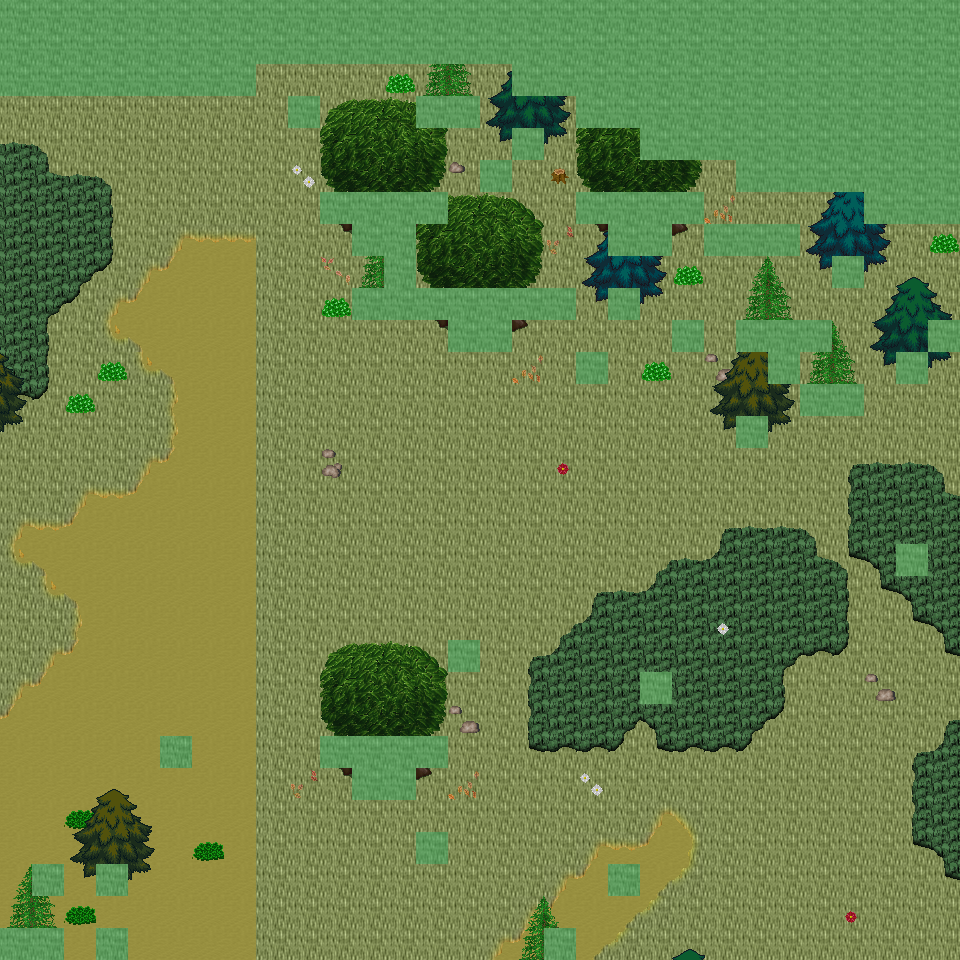

A level layout from a 2D game, rendered from its tile map. Below: a short description, then the map file with tile-grid data replaced by summaries:
An orthogonal 30x30 tile map with 32x32 px tiles, 6 tile layers (Ground, Object, Object2, Above, ...), 48 tilesets and 4 objects (4x mapExit).

<map version="1.0" orientation="orthogonal" renderorder="right-down" width="30" height="30" tilewidth="32" tileheight="32" nextobjectid="5">
  <tileset firstgid="1" name="tileset_ground_ground" tilewidth="32" tileheight="32" tilecount="33" columns="3">
    <image source="../drawable/tileset_ground_ground.png" width="96" height="352" />
  </tileset>
  <tileset firstgid="34" name="tileset_ground_ground_2" tilewidth="32" tileheight="32" tilecount="4" columns="4">
    <image source="../drawable/tileset_ground_ground_2.png" width="128" height="32" />
  </tileset>
  <tileset firstgid="38" name="tileset_ground_ridge_earth_dark" tilewidth="32" tileheight="32" tilecount="96" columns="12">
    <image source="../drawable/tileset_ground_ridge_earth_dark.png" width="384" height="256" />
  </tileset>
  <tileset firstgid="134" name="tileset_plant_grasses" tilewidth="32" tileheight="32" tilecount="6" columns="3">
    <image source="../drawable/tileset_plant_grasses.png" width="96" height="64" />
  </tileset>
  <tileset firstgid="140" name="tileset_plant_bush_bushes" tilewidth="32" tileheight="32" tilecount="10" columns="5">
    <image source="../drawable/tileset_plant_bush_bushes.png" width="160" height="64" />
  </tileset>
  <tileset firstgid="150" name="tileset_plant_flower_daisy_white" tilewidth="32" tileheight="32" tilecount="8" columns="2">
    <image source="../drawable/tileset_plant_flower_daisy_white.png" width="64" height="128" />
  </tileset>
  <tileset firstgid="158" name="tileset_building_fence_fence_chunky" tilewidth="32" tileheight="32" tilecount="21" columns="3">
    <image source="../drawable/tileset_building_fence_fence_chunky.png" width="96" height="224" />
  </tileset>
  <tileset firstgid="179" name="tileset_ground_rock_rocks_2" tilewidth="32" tileheight="32" tilecount="4" columns="2">
    <image source="../drawable/tileset_ground_rock_rocks_2.png" width="64" height="64" />
  </tileset>
  <tileset firstgid="183" name="tileset_building_roof_green" tilewidth="32" tileheight="32" tilecount="20" columns="5">
    <image source="../drawable/tileset_building_roof_green.png" width="160" height="128" />
  </tileset>
  <tileset firstgid="203" name="tileset_building_wall_wall_brown" tilewidth="32" tileheight="32" tilecount="12" columns="3">
    <image source="../drawable/tileset_building_wall_wall_brown.png" width="96" height="128" />
  </tileset>
  <tileset firstgid="215" name="tileset_plant_flower_daisy_red" tilewidth="32" tileheight="32" tilecount="8" columns="2">
    <image source="../drawable/tileset_plant_flower_daisy_red.png" width="64" height="128" />
  </tileset>
  <tileset firstgid="223" name="tileset_item_corpse_huge_animal" tilewidth="32" tileheight="32" tilecount="16" columns="2">
    <image source="../drawable/tileset_item_corpse_huge_animal.png" width="64" height="256" />
  </tileset>
  <tileset firstgid="239" name="tileset_plant_stump_rectangular" tilewidth="32" tileheight="32" tilecount="4" columns="2">
    <image source="../drawable/tileset_plant_stump_rectangular.png" width="64" height="64" />
  </tileset>
  <tileset firstgid="243" name="tileset_ground_rock_pebbles" tilewidth="32" tileheight="32" tilecount="3" columns="1">
    <image source="../drawable/tileset_ground_rock_pebbles.png" width="32" height="96" />
  </tileset>
  <tileset firstgid="246" name="tileset_plant_tree_tree_green" tilewidth="32" tileheight="32" tilecount="88" columns="8">
    <image source="../drawable/tileset_plant_tree_tree_green.png" width="256" height="352" />
  </tileset>
  <tileset firstgid="334" name="tileset_item_pot_dark_barrel" tilewidth="32" tileheight="32" tilecount="2" columns="1">
    <image source="../drawable/tileset_item_pot_dark_barrel.png" width="32" height="64" />
  </tileset>
  <tileset firstgid="336" name="tileset_plant_leaves" tilewidth="32" tileheight="32" tilecount="8" columns="4">
    <image source="../drawable/tileset_plant_leaves.png" width="128" height="64" />
  </tileset>
  <tileset firstgid="344" name="tileset_item_statue_cross" tilewidth="32" tileheight="32" tilecount="1" columns="1">
    <image source="../drawable/tileset_item_statue_cross.png" width="32" height="32" />
  </tileset>
  <tileset firstgid="345" name="tileset_ground_ladder_vertical_dark" tilewidth="32" tileheight="32" tilecount="3" columns="3">
    <image source="../drawable/tileset_ground_ladder_vertical_dark.png" width="96" height="32" />
  </tileset>
  <tileset firstgid="348" name="tileset_furniture_light_dark_torch" tilewidth="32" tileheight="32" tilecount="8" columns="2">
    <image source="../drawable/tileset_furniture_light_dark_torch.png" width="64" height="128" />
  </tileset>
  <tileset firstgid="356" name="tileset_building_door_door_n" tilewidth="32" tileheight="32" tilecount="6" columns="3">
    <image source="../drawable/tileset_building_door_door_n.png" width="96" height="64" />
  </tileset>
  <tileset firstgid="362" name="tileset_building_window_window_long" tilewidth="32" tileheight="32" tilecount="3" columns="3">
    <image source="../drawable/tileset_building_window_window_long.png" width="96" height="32" />
  </tileset>
  <tileset firstgid="365" name="tileset_building_roof_yellow" tilewidth="32" tileheight="32" tilecount="20" columns="5">
    <image source="../drawable/tileset_building_roof_yellow.png" width="160" height="128" />
  </tileset>
  <tileset firstgid="385" name="tileset_plant_vine" tilewidth="32" tileheight="32" tilecount="3" columns="1">
    <image source="../drawable/tileset_plant_vine.png" width="32" height="96" />
  </tileset>
  <tileset firstgid="388" name="tileset_logic_portal" tilewidth="32" tileheight="32" tilecount="24" columns="8">
    <image source="../drawable/tileset_logic_portal.png" width="256" height="96" />
  </tileset>
  <tileset firstgid="412" name="tileset_logic_collision" tilewidth="32" tileheight="32" tilecount="1" columns="1">
    <image source="../drawable/tileset_logic_collision.png" width="32" height="32" />
  </tileset>
  <tileset firstgid="413" name="tileset_logic_protection" tilewidth="32" tileheight="32" tilecount="2" columns="2">
    <image source="../drawable/tileset_logic_protection.png" width="64" height="32" />
  </tileset>
  <tileset firstgid="415" name="tileset_ground_green_paving" tilewidth="32" tileheight="32" tilecount="18" columns="3">
    <image source="../drawable/tileset_ground_green_paving.png" width="96" height="192" />
  </tileset>
  <tileset firstgid="433" name="tileset_ground_grass_2" tilewidth="32" tileheight="32" tilecount="21" columns="3">
    <image source="../drawable/tileset_ground_grass_2.png" width="96" height="224" />
  </tileset>
  <tileset firstgid="454" name="tileset_ground_earth_edges" tilewidth="32" tileheight="32" tilecount="18" columns="6">
    <image source="../drawable/tileset_ground_earth_edges.png" width="192" height="96" />
  </tileset>
  <tileset firstgid="472" name="tileset_ground_grass_corners" tilewidth="32" tileheight="32" tilecount="24" columns="6">
    <image source="../drawable/tileset_ground_grass_corners.png" width="192" height="128" />
  </tileset>
  <tileset firstgid="496" name="tileset_ground_earth_edges_yellowgreen" tilewidth="32" tileheight="32" tilecount="15" columns="5">
    <image source="../drawable/tileset_ground_earth_edges_yellowgreen.png" width="160" height="96" />
  </tileset>
  <tileset firstgid="511" name="tileset_ground_water_pool" tilewidth="32" tileheight="32" tilecount="72" columns="3">
    <image source="../drawable/tileset_ground_water_pool.png" width="96" height="768" />
  </tileset>
  <tileset firstgid="583" name="tileset_building_house_pink_blue" tilewidth="32" tileheight="32" tilecount="99" columns="11">
    <image source="../drawable/tileset_building_house_pink_blue.png" width="352" height="288" />
  </tileset>
  <tileset firstgid="682" name="tileset_plant_flower_foxgloves" tilewidth="32" tileheight="32" tilecount="4" columns="2">
    <image source="../drawable/tileset_plant_flower_foxgloves.png" width="64" height="64" />
  </tileset>
  <tileset firstgid="686" name="tileset_plant_tree_evergreen" tilewidth="32" tileheight="32" tilecount="36" columns="3">
    <image source="../drawable/tileset_plant_tree_evergreen.png" width="96" height="384" />
  </tileset>
  <tileset firstgid="722" name="tileset_plant_tree_spruce" tilewidth="32" tileheight="32" tilecount="6" columns="2">
    <image source="../drawable/tileset_plant_tree_spruce.png" width="64" height="96" />
  </tileset>
  <tileset firstgid="728" name="tileset_plant_bush_large_green" tilewidth="32" tileheight="32" tilecount="9" columns="3">
    <image source="../drawable/tileset_plant_bush_large_green.png" width="96" height="96" />
  </tileset>
  <tileset firstgid="737" name="tileset_plant_stump_hollow_logs" tilewidth="32" tileheight="32" tilecount="6" columns="3">
    <image source="../drawable/tileset_plant_stump_hollow_logs.png" width="96" height="64" />
  </tileset>
  <tileset firstgid="743" name="tileset_plant_stump_small_stump" tilewidth="32" tileheight="32" tilecount="4" columns="2">
    <image source="../drawable/tileset_plant_stump_small_stump.png" width="64" height="64" />
  </tileset>
  <tileset firstgid="747" name="tileset_plant_bush_bush_pinks" tilewidth="32" tileheight="32" tilecount="4" columns="2">
    <image source="../drawable/tileset_plant_bush_bush_pinks.png" width="64" height="64" />
  </tileset>
  <tileset firstgid="751" name="tileset_building_outhouse" tilewidth="32" tileheight="32" tilecount="12" columns="3">
    <image source="../drawable/tileset_building_outhouse.png" width="96" height="128" />
  </tileset>
  <tileset firstgid="763" name="tileset_item_pot_wooden_bins" tilewidth="32" tileheight="32" tilecount="4" columns="2">
    <image source="../drawable/tileset_item_pot_wooden_bins.png" width="64" height="64" />
  </tileset>
  <tileset firstgid="767" name="tileset_ground_dry_grass" tilewidth="32" tileheight="32" tilecount="54" columns="9">
    <image source="../drawable/tileset_ground_dry_grass.png" width="288" height="192" />
  </tileset>
  <tileset firstgid="821" name="tileset_ground_grass_edges" tilewidth="32" tileheight="32" tilecount="36" columns="12">
    <image source="../drawable/tileset_ground_grass_edges.png" width="384" height="96" />
  </tileset>
  <tileset firstgid="857" name="tileset_light_light_1x1" tilewidth="32" tileheight="32" tilecount="3" columns="3">
    <image source="../drawable/tileset_light_light_1x1.png" width="96" height="32" />
  </tileset>
  <tileset firstgid="860" name="tileset_building_huts" tilewidth="32" tileheight="32" tilecount="338" columns="26">
    <image source="../drawable/tileset_building_huts.png" width="832" height="416" />
  </tileset>
  <tileset firstgid="1198" name="tileset_light_door_light" tilewidth="32" tileheight="32" tilecount="12" columns="3">
    <image source="../drawable/tileset_light_door_light.png" width="96" height="128" />
  </tileset>
  <layer name="Ground" width="30" height="30">
    <data>[900 cells, 900 non-empty, 3 distinct tile ids]</data>
  </layer>
  <layer name="Object" width="30" height="30">
    <data>[900 cells, 295 non-empty, 61 distinct tile ids]</data>
  </layer>
  <layer name="Object2" width="30" height="30">
    <data>[900 cells, 1 non-empty, 1 distinct tile ids]</data>
  </layer>
  <layer name="Above" width="30" height="30">
    <data>[900 cells, 86 non-empty, 30 distinct tile ids]</data>
  </layer>
  <layer name="Above2" width="30" height="30">
    <data>[900 cells, 58 non-empty, 17 distinct tile ids]</data>
  </layer>
  <layer name="Walkable" width="30" height="30">
    <data>[900 cells, 175 non-empty, 1 distinct tile ids]</data>
  </layer>
  <objectgroup name="MapEvents">
    <object id="1" name="south" type="mapExit" x="64" y="928" width="32" height="32">
      <properties>
        <property name="map" value="level_0_x123_y9" />
        <property name="x" value="2" />
        <property name="y" value="1" />
      </properties>
    </object>
    <object id="2" name="south2" type="mapExit" x="128" y="928" width="416" height="32">
      <properties>
        <property name="map" value="level_0_x123_y9" />
        <property name="x" value="4" />
        <property name="y" value="1" />
      </properties>
    </object>
    <object id="3" name="south3" type="mapExit" x="576" y="928" width="384" height="32">
      <properties>
        <property name="map" value="level_0_x123_y9" />
        <property name="x" value="18" />
        <property name="y" value="1" />
      </properties>
    </object>
    <object id="4" name="west" type="mapExit" x="0" y="96" width="32" height="832">
      <properties>
        <property name="map" value="level_0_x122_y8" />
        <property name="x" value="28" />
        <property name="y" value="3" />
      </properties>
    </object>
  </objectgroup>
</map>
